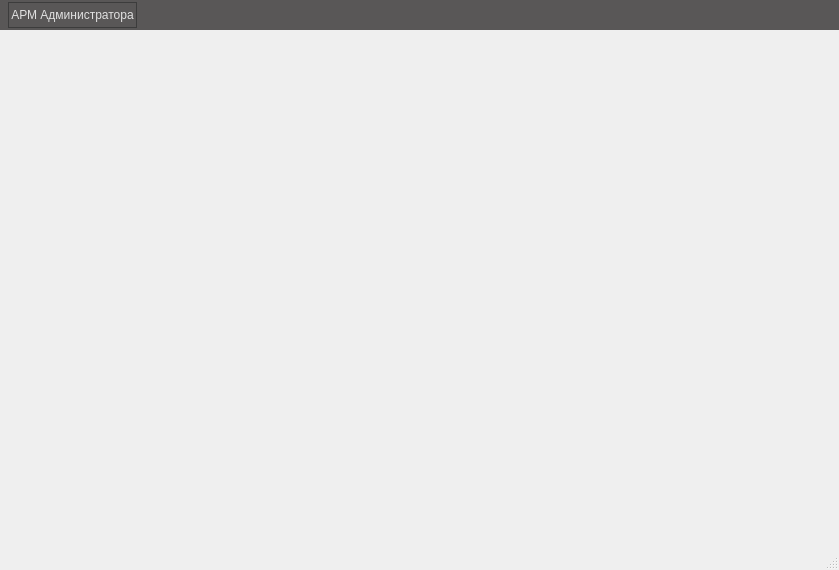
<?xml version="1.0" encoding="UTF-8"?>
<ui version="4.0">
 <class>MainWindow</class>
 <widget class="QMainWindow" name="MainWindow">
  <property name="geometry">
   <rect>
    <x>0</x>
    <y>0</y>
    <width>839</width>
    <height>570</height>
   </rect>
  </property>
  <property name="windowTitle">
   <string>АРМ Инспектора</string>
  </property>
  <property name="toolTip">
   <string>&lt;html&gt;&lt;head/&gt;&lt;body&gt;&lt;p&gt;Автоматизированное рабочее место инспектора&lt;/p&gt;&lt;/body&gt;&lt;/html&gt;</string>
  </property>
  <property name="autoFillBackground">
   <bool>true</bool>
  </property>
  <property name="styleSheet">
   <string notr="true">QTableView {
         Color: white; /* text color in the table */
         Gridline-color: black; /*The inner frame color*/
         Background-color: rgb(108, 108, 108); /* background color in the table*/
    alternate-background-color: rgb(64, 64, 64);
         Selection-color: white; /* The text color of the selected area*/
         Selection-background-color: rgb(77, 77, 77); /*The background color of the selected area*/
    border: 2px groove gray;
    border-radius: 0px;
    padding: 2px 4px;
}
QHeaderView::section {
    background-color: #646464;
    padding: 4px;
    border: 0px;
    font-size: 14pt;
}
QMenuBar {
  background-color:rgb(89,87,87);
 min-width: 20px;
 min-height: 20px;
 }
QMenuBar::item {
     spacing: 3px; /* интервал между пунктами меню */
                     font-size: 10pt; 
                     color: rgb(225,225,225);
                     border: 1px solid rgb(60,60,60);   
                     background-color:rgb(89,87,87);
                     padding:2px 2px; 
                     margin:2px 2px;
 }

 QMenuBar::item:selected { /* когда выделено с помощью мыши или клавиатуры */
                     background-color:rgb(235,110,36);
 }

 QMenuBar::item:pressed {
                                           border: 1px solid rgb(60,60,61); 
                                           background-color: rgb(220,80,6);
 }
QMenu {
                     background-color:rgb(89,87,87);
                     border: 3px solid rgb(235,110,36);
                     }
                 QMenu::item {                    
                     font-size: 10pt; 
                     color: rgb(225,225,225);
                     border: 3px solid rgb(60,60,60);   
                     background-color:rgb(89,87,87);
                     padding:6px 6px; 
                     margin:2px 2px;
                      }
                QMenu::item:selected {
                     background-color:rgb(235,110,36);
                     }
                 QMenu::item:pressed {
                                           border: 1px solid rgb(60,60,61); 
                                           background-color: rgb(220,80,6);
                                       }
</string>
  </property>
  <widget class="QWidget" name="centralwidget">
   <layout class="QGridLayout" name="gridLayout"/>
  </widget>
  <widget class="QMenuBar" name="menubar">
   <property name="geometry">
    <rect>
     <x>0</x>
     <y>0</y>
     <width>839</width>
     <height>30</height>
    </rect>
   </property>
   <widget class="QMenu" name="menuFile">
    <property name="tearOffEnabled">
     <bool>false</bool>
    </property>
    <property name="title">
     <string>АРМ Администратора</string>
    </property>
    <property name="toolTipsVisible">
     <bool>true</bool>
    </property>
    <addaction name="actionListUsers"/>
    <addaction name="separator"/>
    <addaction name="actionExit"/>
   </widget>
   <addaction name="menuFile"/>
  </widget>
  <widget class="QStatusBar" name="statusbar"/>
  <action name="actionAccount">
   <property name="text">
    <string>Account</string>
   </property>
  </action>
  <action name="action">
   <property name="text">
    <string>Отчёт об АП</string>
   </property>
  </action>
  <action name="actionListUsers">
   <property name="checkable">
    <bool>true</bool>
   </property>
   <property name="icon">
    <iconset>
     <normaloff>../../xmlParser/images/information.png</normaloff>../../xmlParser/images/information.png</iconset>
   </property>
   <property name="text">
    <string>Управление пользователями</string>
   </property>
   <property name="shortcut">
    <string>Alt+A</string>
   </property>
  </action>
  <action name="actionReport">
   <property name="text">
    <string>Отчёт</string>
   </property>
  </action>
  <action name="actionExit">
   <property name="text">
    <string>Выход</string>
   </property>
   <property name="autoRepeat">
    <bool>true</bool>
   </property>
  </action>
 </widget>
 <resources/>
 <connections/>
</ui>
